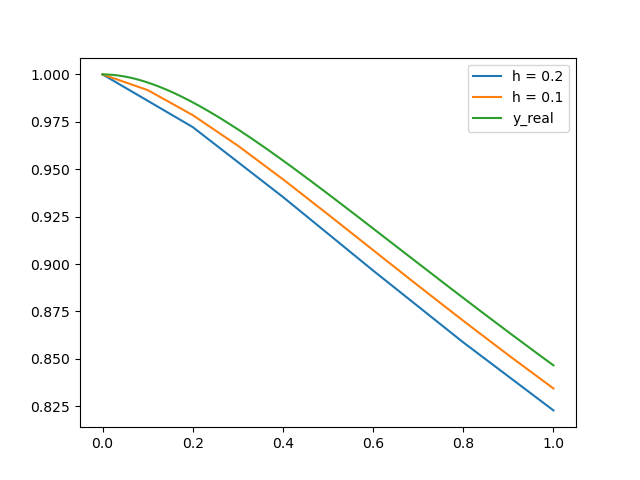

The script that saved this image:
from fractions import Fraction

import numpy as np
from matplotlib import pyplot as plt


def y(x_k, y_k, h_k):
    """Calculate $y_{k+1}$"""
    return y_k + h_k * ((Fraction(1, 1 + x_k)) ** 2 - y_k * Fraction(1, 1 + x_k))


def y_ans(x_k, y_k, h_k):
    """Calculate $y_k$ and return a list of $y_k$ values"""
    ls = [1]
    for _ in range(int(1 / h_k)):
        x_k = x_k + h_k
        y_k = y(x_k, y_k, h_k)
        ls.append(y_k)
    return y_k, ls


def y_real(x):
    """Calculate the real value of $y$"""
    return (np.log(x + 1) + 1) / (x + 1)


def main():
    x_k = Fraction(0)
    y_k = Fraction(1)
    h_1 = Fraction(1, 5)
    h_2 = Fraction(1, 10)

    y_1, ls_1 = y_ans(x_k, y_k, h_1)
    y_2, ls_2 = y_ans(x_k, y_k, h_2)

    print(np.round([float(i) for i in ls_1], 4))
    print(np.round([float(i) for i in ls_2], 4))

    print(f"h_k = {float(h_1)}: {float(y_1)}")
    print(f"h_k = {float(h_2)}: {float(y_2)}")

    print(y_real(1)-float(y_1))
    print(y_real(1)-float(y_2))

    plt.plot(np.linspace(0, 1, len(ls_1)), ls_1, label="h = 0.2")
    plt.plot(np.linspace(0, 1, len(ls_2)), ls_2, label="h = 0.1")
    plt.plot(np.linspace(0, 1, 1000), y_real(np.linspace(0, 1, 1000)), label="y_real")

    plt.legend()
    # plt.show()
    plt.savefig("1a.png")


if __name__ == "__main__":
    main()
